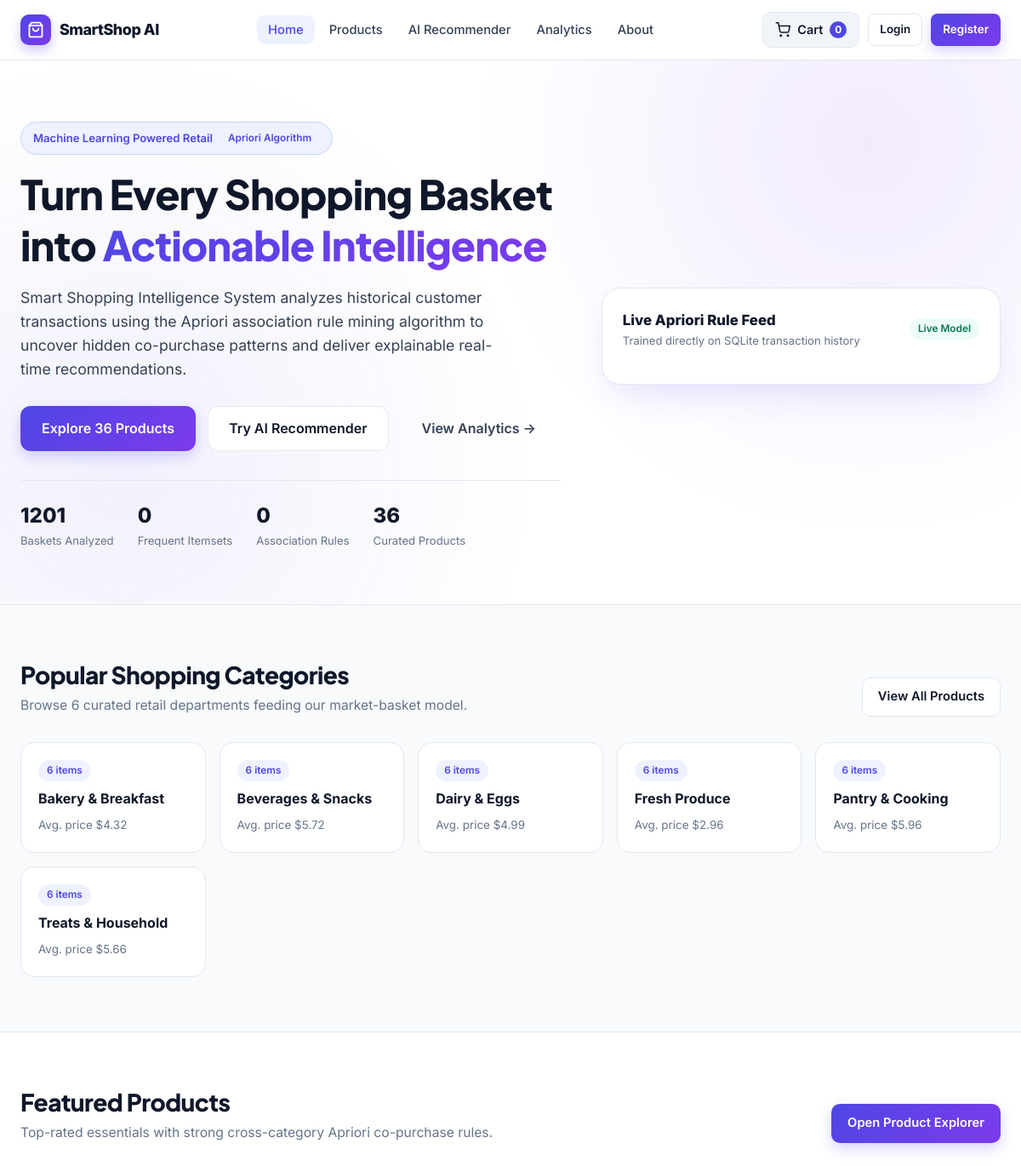
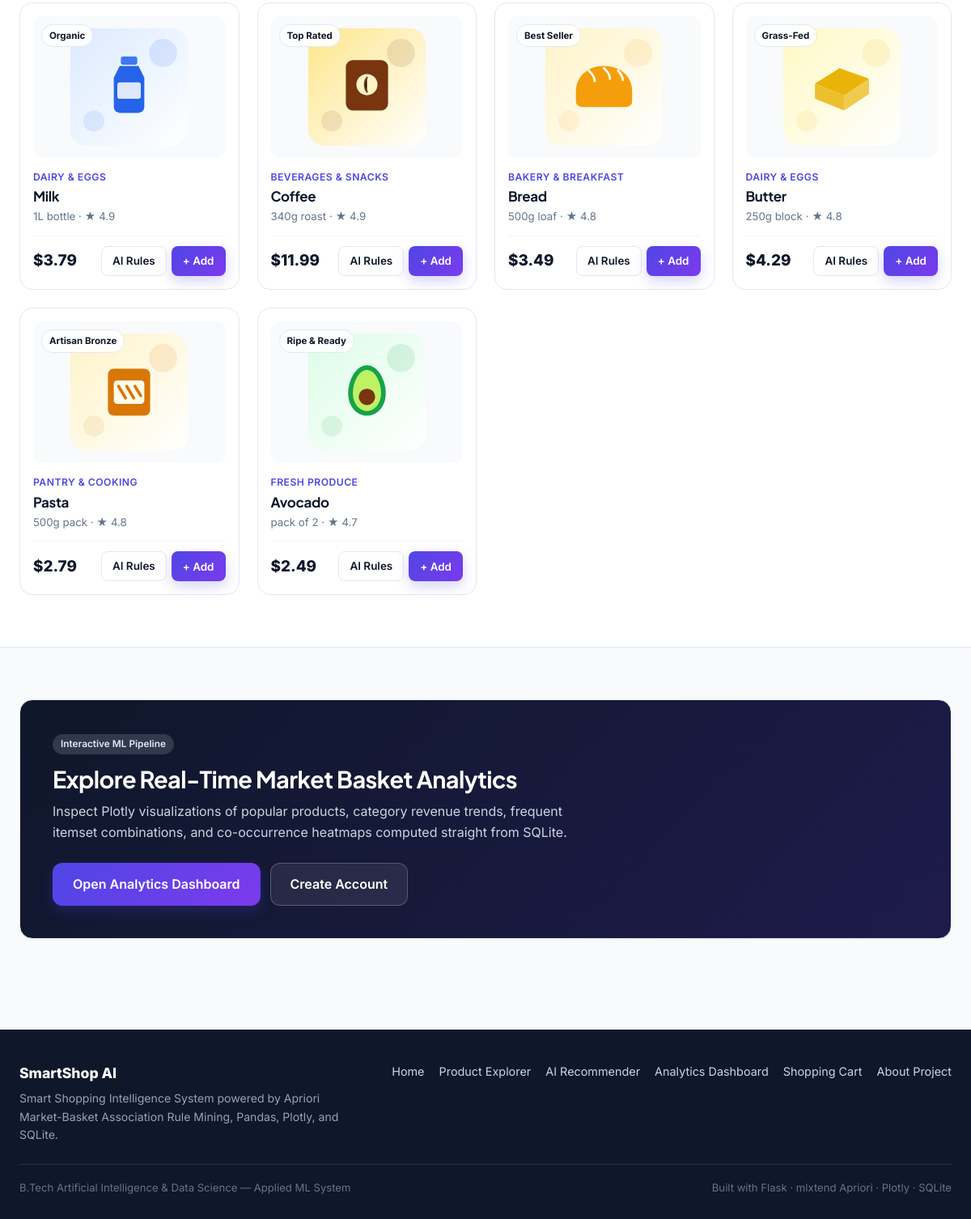
The page / on the database its author committed (2 pictures, top to bottom).
### tables this page shows
CREATE TABLE products (
                id INTEGER PRIMARY KEY,
                name TEXT NOT NULL UNIQUE,
                slug TEXT NOT NULL,
                category TEXT NOT NULL,
                price REAL NOT NULL,
                unit TEXT NOT NULL,
                rating REAL NOT NULL,
                badge TEXT NOT NULL,
                featured INTEGER NOT NULL DEFAULT 0,
                description TEXT NOT NULL,
                image_path TEXT NOT NULL
            );

### app.py (the view)
    @app.route("/")
    def index():
        all_products = get_all_products()
        featured_products = [p for p in all_products if p["featured"]][:6]
        categories = get_categories_summary()
        top_rules = recommender_engine.get_top_rules(limit=4)
        model_stats = recommender_engine.summary()
        return render_template(
            "index.html",
            featured_products=featured_products,
            categories=categories,
            top_rules=top_rules,
            model_stats=model_stats,
        )

### database/db.py (called while the page is built)
def get_connection() -> sqlite3.Connection:
    os.makedirs(os.path.dirname(DB_PATH), exist_ok=True)
    conn = sqlite3.connect(DB_PATH)
    conn.row_factory = sqlite3.Row
    conn.execute("PRAGMA foreign_keys = ON;")
    return conn

def get_categories_summary() -> list[dict[str, Any]]:
    conn = get_connection()
    try:
        rows = conn.execute(
            """
            SELECT category, COUNT(*) AS product_count, ROUND(AVG(price), 2) AS avg_price
            FROM products
            GROUP BY category
            ORDER BY category ASC
            """
        ).fetchall()
        return [dict(r) for r in rows]
    finally:
        conn.close()

### ml/recommendation.py (called while the page is built, shortened)
    def ensure_trained(self) -> None:
        if self.rules.empty and not self.baskets:
            self.train()

    def summary(self) -> dict[str, Any]:
        return {
            "total_transactions": len(self.baskets),
            "unique_items": len(self.encoded_df.columns) if not self.encoded_df.empty else 0,
            "frequent_itemsets_count": int(len(self.frequent_itemsets)),
            "rules_count": int(len(self.rules)),
            "min_support": self.min_support,
            "min_confidence": self.min_confidence,
            "min_lift": self.min_lift,
        }

    def get_top_rules(self, limit: int = 25) -> list[dict[str, Any]]:
        self.ensure_trained()
        if self.rules.empty:
            return []

### templates/index.html (shortened to what this page needs)
{% extends "base.html" %}
{% block content %}
<section class="hero">
  <div class="container hero-grid">
    <div>
      <div class="eyebrow">
        <span>Machine Learning Powered Retail</span>
        <span class="badge">Apriori Algorithm</span>
      </div>
      <h1>Turn Every Shopping Basket into <span>Actionable Intelligence</span></h1>
      <p class="hero-lead">
        Smart Shopping Intelligence System analyzes historical customer transactions using the Apriori association rule mining algorithm to uncover hidden co-purchase patterns and deliver explainable real-time recommendations.
      </p>
      <div class="hero-actions">
        <a href="{{ url_for('products') }}" class="btn btn-primary btn-lg">Explore 36 Products</a>
        <a href="{{ url_for('recommendations') }}" class="btn btn-outline btn-lg">Try AI Recommender</a>
        <a href="{{ url_for('dashboard') }}" class="btn btn-ghost btn-lg">View Analytics &rarr;</a>
      </div>
      <div class="hero-metrics">
        <div>
          <div class="hero-metric-val">{{ model_stats.total_transactions }}</div>
          <div class="hero-metric-label">Baskets Analyzed</div>
        </div>
        <div>
          <div class="hero-metric-val">{{ model_stats.frequent_itemsets_count }}</div>
          <div class="hero-metric-label">Frequent Itemsets</div>
        </div>
        <div>
          <div class="hero-metric-val">{{ model_stats.rules_count }}</div>
          <div class="hero-metric-label">Association Rules</div>
        </div>
        <div>
          <div class="hero-metric-val">36</div>
          <div class="hero-metric-label">Curated Products</div>
        </div>
      </div>
    </div>
    <div class="hero-preview-card">
      <div class="preview-header">
        <div>
          <div style="font-weight: 800; font-size: 1.05rem;">Live Apriori Rule Feed</div>
          <div style="font-size: 0.82rem; color: var(--slate-500);">Trained directly on SQLite transaction history</div>
        </div>
        <span class="badge badge-success">Live Model</span>
      </div>
    </div>
  </div>
</section>
<section class="section">
  <div class="container">
    <div class="section-header">
      <div>
        <h2 class="section-title">Popular Shopping Categories</h2>
        <p class="section-subtitle">Browse 6 curated retail departments feeding our market-basket model.</p>
      </div>
      <a href="{{ url_for('products') }}" class="btn btn-outline">View All Products</a>
    </div>
    <div class="category-grid">
      {% for cat in categories %}
      <a href="{{ url_for('products', category=cat.category) }}" class="category-card">
        <span class="badge" style="align-self: flex-start;">{{ cat.product_count }} items</span>
        <div class="category-title">{{ cat.category }}</div>
        <div class="category-meta">Avg. price ${{ "%.2f"|format(cat.avg_price) }}</div>
      </a>
      {% endfor %}
    </div>
  </div>
</section>
<section class="section" style="background: #FFFFFF; border-top: 1px solid var(--border-color); border-bottom: 1px solid var(--border-color);">
  <div class="container">
    <div class="section-header">
      <div>
        <h2 class="section-title">Featured Products</h2>
        <p class="section-subtitle">Top-rated essentials with strong cross-category Apriori co-purchase rules.</p>
      </div>
      <a href="{{ url_for('products') }}" class="btn btn-primary">Open Product Explorer</a>
    </div>
    <div class="product-grid">
      {% for p in featured_products %}
      <article class="product-card">
        <a href="{{ url_for('product_detail', product_id=p.id) }}" class="product-img-wrap">
          <span class="product-badge">{{ p.badge }}</span>
          <img src="{{ p.image_path }}" alt="{{ p.name }}" loading="lazy" />
        </a>
        <div class="product-cat">{{ p.category }}</div>
        <h3 class="product-name">
          <a href="{{ url_for('product_detail', product_id=p.id) }}">{{ p.name }}</a>
        </h3>
        <div class="product-unit">{{ p.unit }} · ★ {{ "%.1f"|format(p.rating) }}</div>
        <div class="product-footer">
          <span class="product-price">${{ "%.2f"|format(p.price) }}</span>
          <div style="display:flex; gap:6px;">
            <a href="{{ url_for('recommendations', item=p.name) }}" class="btn btn-outline btn-sm">AI Rules</a>
            <button class="btn btn-primary btn-sm" onclick="addToCart({{ p.id }}, 1)">+ Add</button>
          </div>
        </div>
      </article>
      {% endfor %}
    </div>
  </div>
</section>
<section class="section">
  <div class="container">
    <div class="card card-padded" style="background: linear-gradient(135deg, #0F172A, #1E1B4B); color: #FFFFFF; padding: 40px;">
      <div style="display:flex; flex-wrap:wrap; align-items:center; justify-content:space-between; gap:24px;">
        <div style="max-width: 640px;">
          <span class="badge" style="background: rgba(255,255,255,0.14); color: #E0E7FF; margin-bottom: 12px;">Interactive ML Pipeline</span>
          <h2 style="color: #FFFFFF; font-size: 1.8rem; margin-bottom: 10px;">Explore Real-Time Market Basket Analytics</h2>
          <p style="color: #CBD5E1; margin: 0;">
            Inspect Plotly visualizations of popular products, category revenue trends, frequent itemset combinations, and co-occurrence heatmaps computed straight from SQLite.
          </p>
        </div>
        <div style="display:flex; gap:12px; flex-wrap:wrap;">
          <a href="{{ url_for('dashboard') }}" class="btn btn-primary btn-lg">Open Analytics Dashboard</a>
          {% if not current_user %}
            <a href="{{ url_for('register') }}" class="btn btn-outline btn-lg" style="background:rgba(255,255,255,0.08); color:#FFFFFF; border-color:rgba(255,255,255,0.22);">Create Account</a>
          {% endif %}
        </div>
      </div>
    </div>
  </div>
</section>
{% endblock %}

### templates/base.html (shortened to what this page needs)
<!DOCTYPE html>
<html lang="en">
<head>
  <link rel="stylesheet" href="{{ url_for('static', filename='css/style.css') }}" />
</head>
<body>
  <header class="navbar">
    <div class="container nav-inner">
      <a href="{{ url_for('index') }}" class="brand">
        <span class="brand-icon" aria-hidden="true">
          <svg width="20" height="20" viewBox="0 0 24 24" fill="none" stroke="currentColor" stroke-width="2.2" stroke-linecap="round" stroke-linejoin="round">
            <path d="M6 2L3 6v14a2 2 0 0 0 2 2h14a2 2 0 0 0 2-2V6l-3-4z"/>
            <line x1="3" y1="6" x2="21" y2="6"/>
            <path d="M16 10a4 4 0 0 1-8 0"/>
          </svg>
        </span>
        <span>SmartShop AI</span>
      </a>
      <ul class="nav-links" id="navLinks">
        <li><a href="{{ url_for('index') }}" class="{% if request.endpoint == 'index' %}active{% endif %}">Home</a></li>
        <li><a href="{{ url_for('products') }}" class="{% if request.endpoint in ['products', 'product_detail'] %}active{% endif %}">Products</a></li>
        <li><a href="{{ url_for('recommendations') }}" class="{% if request.endpoint == 'recommendations' %}active{% endif %}">AI Recommender</a></li>
        <li><a href="{{ url_for('dashboard') }}" class="{% if request.endpoint == 'dashboard' %}active{% endif %}">Analytics</a></li>
        <li><a href="{{ url_for('about') }}" class="{% if request.endpoint == 'about' %}active{% endif %}">About</a></li>
      </ul>
      <div class="nav-actions">
        <a href="{{ url_for('cart') }}" class="cart-btn" aria-label="Shopping Cart">
          <svg width="18" height="18" viewBox="0 0 24 24" fill="none" stroke="currentColor" stroke-width="2">
            <circle cx="9" cy="21" r="1"/><circle cx="20" cy="21" r="1"/>
            <path d="M1 1h4l2.68 13.39a2 2 0 0 0 2 1.61h9.72a2 2 0 0 0 2-1.61L23 6H6"/>
          </svg>
          <span class="hide-mobile">Cart</span>
          <span class="cart-badge" id="navCartBadge">{{ cart_count }}</span>
        </a>
        {% if current_user %}
          <span class="user-pill hide-mobile">{{ current_user.full_name }}</span>
          <a href="{{ url_for('logout') }}" class="btn btn-outline btn-sm">Logout</a>
        {% else %}
          <a href="{{ url_for('login') }}" class="btn btn-outline btn-sm">Login</a>
          <a href="{{ url_for('register') }}" class="btn btn-primary btn-sm">Register</a>
        {% endif %}
      </div>
    </div>
  </header>
  <main>
    {% block content %}{% endblock %}
  </main>
  <footer class="footer">
    <div class="container">
      <div class="footer-grid">
        <div>
          <div style="font-weight: 800; font-size: 1.1rem; color: #FFFFFF; margin-bottom: 6px;">SmartShop AI</div>
          <p style="margin: 0; font-size: 0.88rem; max-width: 420px; color: #94A3B8;">
            Smart Shopping Intelligence System powered by Apriori Market-Basket Association Rule Mining, Pandas, Plotly, and SQLite.
          </p>
        </div>
        <div class="footer-links">
          <a href="{{ url_for('index') }}">Home</a>
          <a href="{{ url_for('products') }}">Product Explorer</a>
          <a href="{{ url_for('recommendations') }}">AI Recommender</a>
          <a href="{{ url_for('dashboard') }}">Analytics Dashboard</a>
          <a href="{{ url_for('cart') }}">Shopping Cart</a>
          <a href="{{ url_for('about') }}">About Project</a>
        </div>
      </div>
      <div style="padding-top: 18px; font-size: 0.82rem; color: #64748B; display:flex; justify-content:space-between; flex-wrap:wrap; gap:10px;">
        <span>B.Tech Artificial Intelligence &amp; Data Science — Applied ML System</span>
        <span>Built with Flask · mlxtend Apriori · Plotly · SQLite</span>
      </div>
    </div>
  </footer>
</body>
</html>

### rows shown on the page
products: badge "Organic", image_path (picture), category "DAIRY & EGGS", name "Milk", unit "1L bottle", rating "4.9", price "3.79"
products: badge "Top Rated", image_path (picture), category "BEVERAGES & SNACKS", name "Coffee", unit "340g roast", rating "4.9", price "11.99"
products: badge "Best Seller", image_path (picture), category "BAKERY & BREAKFAST", name "Bread", unit "500g loaf", rating "4.8", price "3.49"
products: badge "Grass-Fed", image_path (picture), category "DAIRY & EGGS", name "Butter", unit "250g block", rating "4.8", price "4.29"
products: badge "Artisan Bronze", image_path (picture), category "PANTRY & COOKING", name "Pasta", unit "500g pack", rating "4.8", price "2.79"
products: badge "Ripe & Ready", image_path (picture), category "FRESH PRODUCE", name "Avocado", unit "pack of 2", rating "4.7", price "2.49"

### other values the page prints
{{ cart_count }} "0"
{{ model_stats.total_transactions }} "1201"
{{ model_stats.frequent_itemsets_count }} "0"
{{ model_stats.rules_count }} "0"
{{ cat.product_count }} "6" "6" "6" "6" "6" "6"
{{ cat.category }} "Bakery & Breakfast" "Beverages & Snacks" "Dairy & Eggs" "Fresh Produce" "Pantry & Cooking" "Treats & Household"
{{ "%.2f"|format(cat.avg_price) }} "4.32" "5.72" "4.99" "2.96" "5.96" "5.66"
